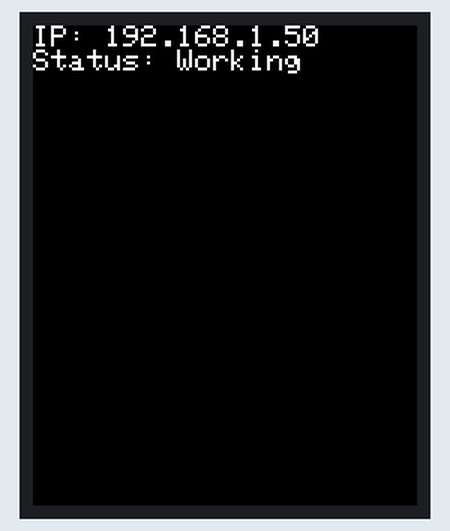
Recording of a sketch running on a simulated Arduino Mega 2560, built with avr-gcc and run on an emulated ATmega2560. Parts: 128×160 colour display. WiFi joins after 1.5 s; servers stay silent unless stated.

Above: at 1.7 s.

The sketch:

ArduinoServer.ino
```cpp
#include <SPI.h>
#include <Ethernet.h>
#include "src/Display/Display.h"

#define TFT_CS 11
#define TFT_DC 8
#define TFT_MOSI 38
#define TFT_SCLK 40
#define TFT_RST 9

Display* display = new Display(TFT_CS, TFT_DC, TFT_MOSI, TFT_SCLK, TFT_RST);
char* buffer;

byte mac[] = {0xDE, 0xAD, 0xBE, 0xEF, 0xFE, 0xED};
IPAddress ip(192, 168, 100, 20);
IPAddress myDns(192, 168, 100, 1);
EthernetServer server(80);
IPAddress currIp;

const char* CombineString(const char* firstStr, const char* secondStr, const char* delimeter) {
  buffer = calloc(strlen(firstStr) + strlen(secondStr) + strlen(delimeter) + 1, 1);
  strcat(buffer, firstStr);
  strcat(buffer, delimeter);
  strcat(buffer, secondStr);
  return buffer;
}

const char* ipToString(IPAddress ip) {
  static char resIp[16];
  sprintf(resIp, "%d.%d.%d.%d", ip[0], ip[1], ip[2], ip[3]);
  return resIp;
}

void EthernetInit() {
    if (Ethernet.begin(mac) == 0) {
        if (Ethernet.hardwareStatus() == EthernetNoHardware) {
            display->WriteLine("IP: Error");
            display->WriteLine("Status: Error, Ethernet shield not found");
            return;
        }

        if (Ethernet.linkStatus() == LinkOFF) {
            display->WriteLine("IP: Error");
            display->WriteLine("Status: Error, Ethernet cable is not connected");
            return;
        }

        Ethernet.begin(mac, ip, myDns);
        const char* ipStr = CombineString("IP: ", ipToString(ip), "");
        display->WriteLine(ipStr);
        free(buffer);
        display->WriteLine("Status: Working");
    }
    else {
        const char* ipStr = CombineString("IP: ", ipToString(Ethernet.localIP()), "");
        display->WriteLine(ipStr);
        free(buffer);
        display->WriteLine("Status: Working");
    }
}

void setup() {
  Serial.begin(9600);
  display->Init();
  display->Clear();
  EthernetInit();
}

void loop() {
  EthernetClient client = server.available();
  if (client) {
    Serial.println("new client");
    boolean ok = true;

    while (client.connected()) {
      if (client.available()) {
        char c = client.read();
        Serial.write(c);

        if (c == '\n' && ok) {

          client.println("HTTP/1.1 200 OK");
          client.println("Content-Type: text/html");
          client.println("Connection: close");
          client.println("Refresh: 5"); // время обновления страницы
          client.println();
          client.println("<!DOCTYPE HTML>");
          client.println("<html><meta charset='UTF-8'>");

          client.println("<h1>Привет МИР!!!</h1>");

          client.println("</html>");

          break;
        }
        if (c == '\n'){ok = true;}else if(c != '\r'){ok = false;}
      }
    }

    delay(1);
    client.stop();
    Serial.println("client disconnected");
  }
}
```

Display.cpp
```cpp
#include "Display.h"

Display::Display(int8_t tft_cs, int8_t tft_dc, int8_t tft_mosi, int8_t tft_sclk, int8_t tft_rst) {
    this->display = new Adafruit_ST7735(tft_cs, tft_dc, tft_mosi, tft_sclk, tft_rst);
}

void Display::Init() {
    this->display->initR(INITR_BLACKTAB);
}

void Display::Write(const char* text) {
    this->display->setTextColor(this->fg_color);
    this->display->setTextWrap(true);
    this->display->print(text);
}

void Display::WriteLine(const char* text) {
    this->display->setTextColor(this->fg_color);
    this->display->setTextWrap(true);
    this->display->println(text);
}

void Display::WriteOnPos(const char* text, int16_t x, int16_t y) {
    this->display->setCursor(x, y);
    this->display->setTextColor(this->fg_color);
    this->display->setTextWrap(true);
    this->display->print(text);
}

void Display::Clear() {
    this->display->fillScreen(this->bg_color);
}

void Display::SetBackgroundColor(uint16_t color) {
    this->bg_color = color;
}

void Display::SetForegroundColor(uint16_t color) {
    this->fg_color = color;
}
```

Display.h
```cpp
#ifndef ARDUINOSERVER_DISPLAY_H
#define ARDUINOSERVER_DISPLAY_H

#include <Adafruit_ST7735.h>

class Display {
public:
    Adafruit_ST7735* display;
    uint16_t bg_color = ST7735_BLACK;
    uint16_t fg_color = ST7735_WHITE;

    Display(int8_t tft_cs, int8_t tft_dc, int8_t tft_mosi, int8_t tft_sclk, int8_t tft_rst);
    void Init();
    void Write(const char* text);
    void WriteLine(const char* text);
    void WriteOnPos(const char* text, int16_t x, int16_t y);
    void Clear();
    void SetBackgroundColor(uint16_t color);
    void SetForegroundColor(uint16_t color);
};


#endif //ARDUINOSERVER_DISPLAY_H
```
